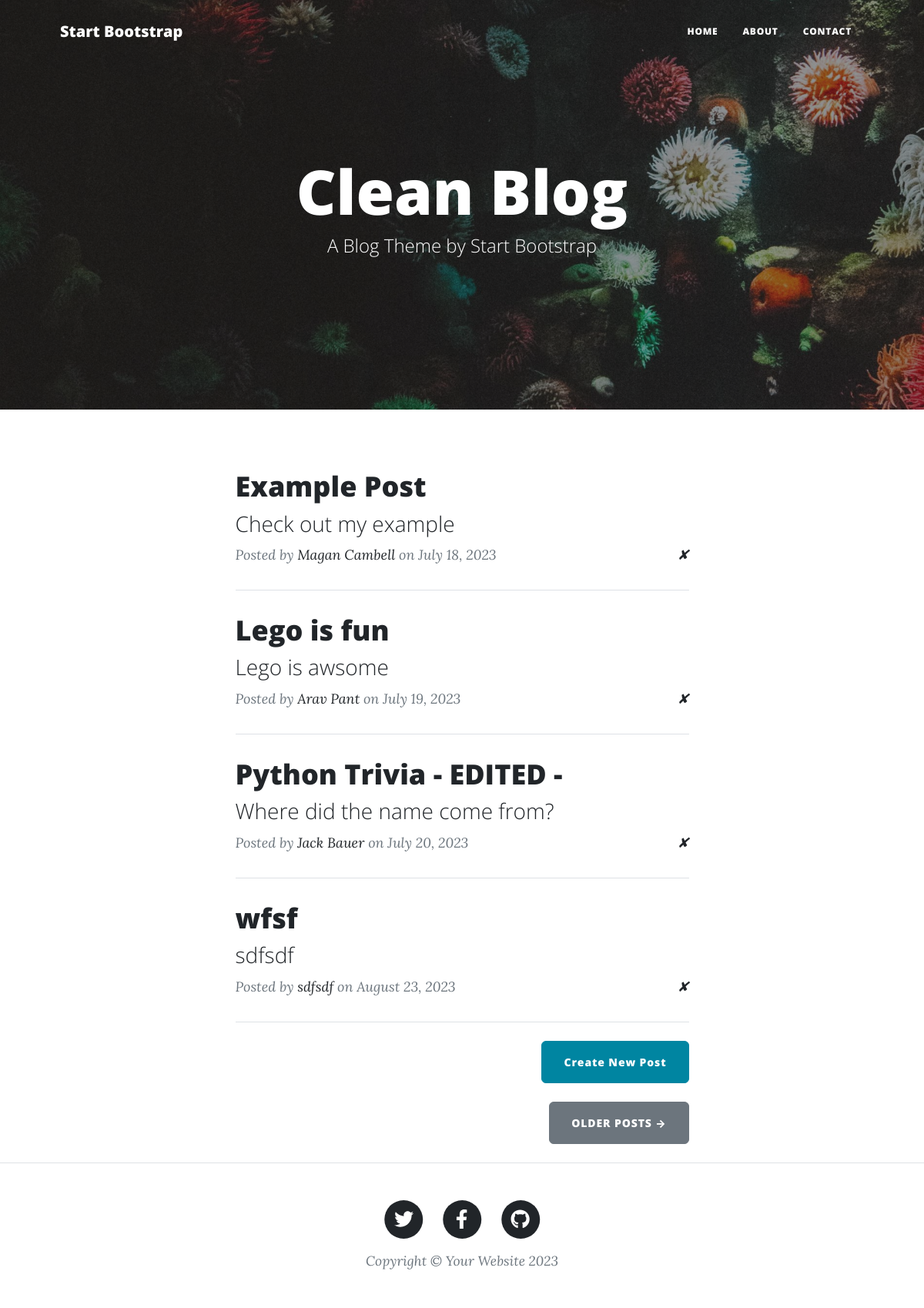
The page / on the database its author committed.
### main.py (models this page shows)
class BlogPost(db.Model):
    id = db.Column(db.Integer, primary_key=True)
    title = db.Column(db.String(250), unique=True, nullable=False)
    subtitle = db.Column(db.String(250), nullable=False)
    date = db.Column(db.String(250), nullable=False)
    body = db.Column(db.Text, nullable=False)
    author = db.Column(db.String(250), nullable=False)
    img_url = db.Column(db.String(250), nullable=False)

### main.py (the view)
@app.route("/")
def get_all_posts():
    posts = db.session.execute(db.select(BlogPost)).scalars().all()
    return render_template("index.html", all_posts=posts), 200

### templates/index.html
{% include "header.html" %}
<header
  class="masthead"
  style="background-image: url('../static/assets/img/home-bg.jpg')"
>
  <div class="container position-relative px-4 px-lg-5">
    <div class="row gx-4 gx-lg-5 justify-content-center">
      <div class="col-md-10 col-lg-8 col-xl-7">
        <div class="site-heading">
          <h1>Clean Blog</h1>
          <span class="subheading">A Blog Theme by Start Bootstrap</span>
        </div>
      </div>
    </div>
  </div>
</header>
<div class="container px-4 px-lg-5">
  <div class="row gx-4 gx-lg-5 justify-content-center">
    <div class="col-md-10 col-lg-8 col-xl-7">
      {% for post in all_posts %}
      <div class="post-preview">
        <a href="{{ url_for('show_post', post_id=post.id) }}">
          <h2 class="post-title">{{ post.title }}</h2>
          <h3 class="post-subtitle">{{ post.subtitle }}</h3>
        </a>
        <p class="post-meta">
          Posted by
          <a href="#">{{post.author}}</a>
          on {{post.date}}
          <a style="float:right" href="{{ url_for('delete_post', post_id=post.id) }}">✘</a>
        </p>
      </div>
      <hr class="my-4" />
      {% endfor %}
      <div class="d-flex justify-content-end mb-4">
        <a
          class="btn btn-primary float-right"
          href="{{ url_for('add_new_post') }}"
          >Create New Post</a
        >
      </div>
      <div class="d-flex justify-content-end mb-4">
        <a class="btn btn-secondary text-uppercase" href="#!">Older Posts →</a>
      </div>
    </div>
  </div>
</div>
{% include "footer.html" %}

### rows shown on the page
BlogPost: title "Example Post", subtitle "Check out my example", author "Magan Cambell", date "July 18, 2023"
BlogPost: title "Lego is fun", subtitle "Lego is awsome", author "Arav Pant", date "July 19, 2023"
BlogPost: title "Python Trivia - EDITED -", subtitle "Where did the name come from?", author "Jack Bauer", date "July 20, 2023"
BlogPost: title "wfsf", subtitle "sdfsdf", author "sdfsdf", date "August 23, 2023"
